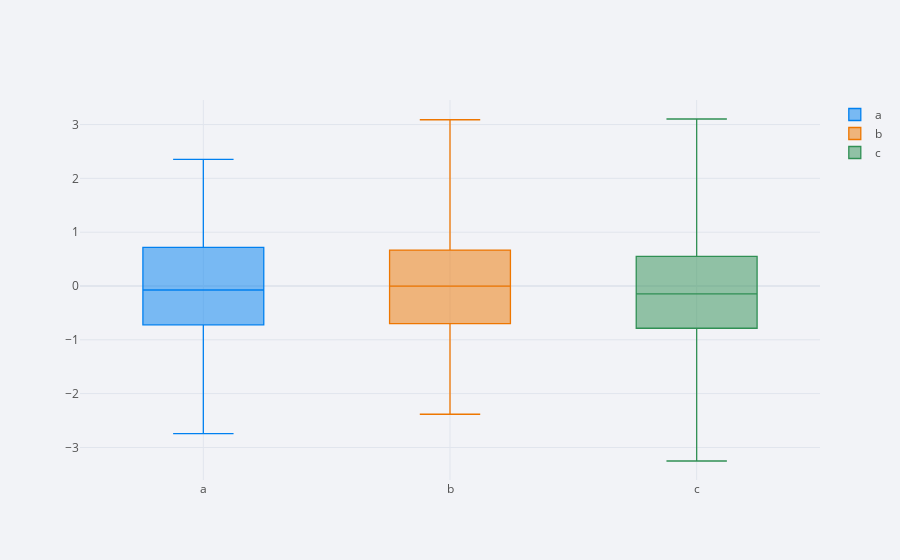

The notebook cell saved with this chart:
### Code cell
df.iplot(kind = 'box')

### Figure 1 — Plotly figure (JSON) as saved in the notebook; plotly's stock layout.template omitted (floating-point values rounded to 4 significant figures; data arrays with more than 128 entries replaced by an {"elided": "..."} marker saying what was removed)
{"data": [{"boxpoints": false, "line": {"width": 1.3}, "marker": {"color": "rgba(0, 128, 240, 1.0)"}, "name": "a", "orientation": "v", "type": "box", "y": {"elided": "300 float values"}}, {"boxpoints": false, "line": {"width": 1.3}, "marker": {"color": "rgba(238, 118, 0, 1.0)"}, "name": "b", "orientation": "v", "type": "box", "y": {"elided": "300 float values"}}, {"boxpoints": false, "line": {"width": 1.3}, "marker": {"color": "rgba(48, 144, 84, 1.0)"}, "name": "c", "orientation": "v", "type": "box", "y": {"elided": "300 float values"}}], "layout": {"legend": {"bgcolor": "#F2F3F7", "font": {"color": "#505050"}}, "paper_bgcolor": "#F2F3F7", "plot_bgcolor": "#F2F3F7", "title": {"font": {"color": "#484848"}}, "xaxis": {"gridcolor": "#E1E5ED", "showgrid": true, "tickfont": {"color": "#505050"}, "title": {"font": {"color": "#505050"}, "text": ""}, "zerolinecolor": "#E1E5ED"}, "yaxis": {"gridcolor": "#E1E5ED", "showgrid": true, "tickfont": {"color": "#505050"}, "title": {"font": {"color": "#505050"}, "text": ""}, "zerolinecolor": "#E1E5ED"}}}
